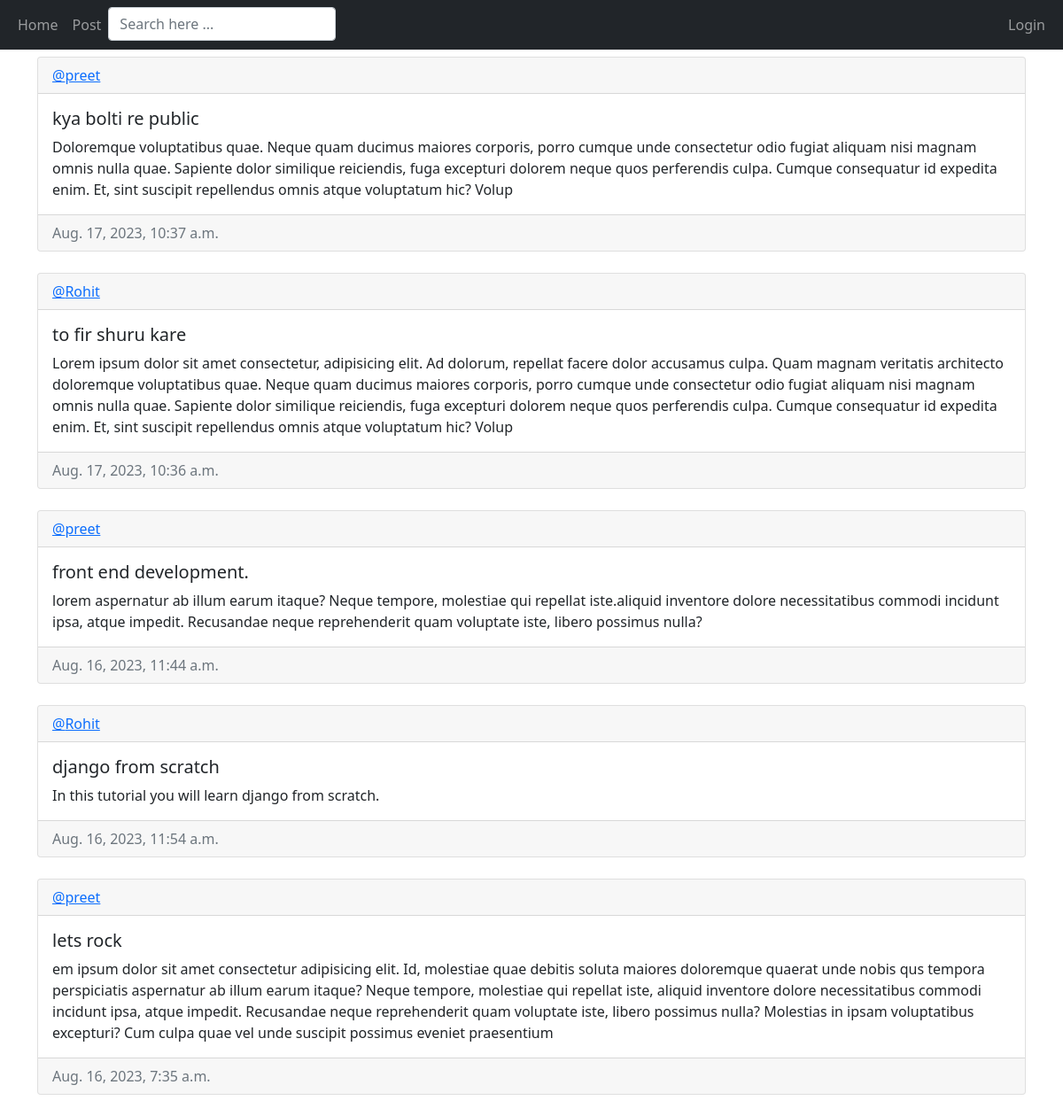
/, run on an earlier commit of the app's database.
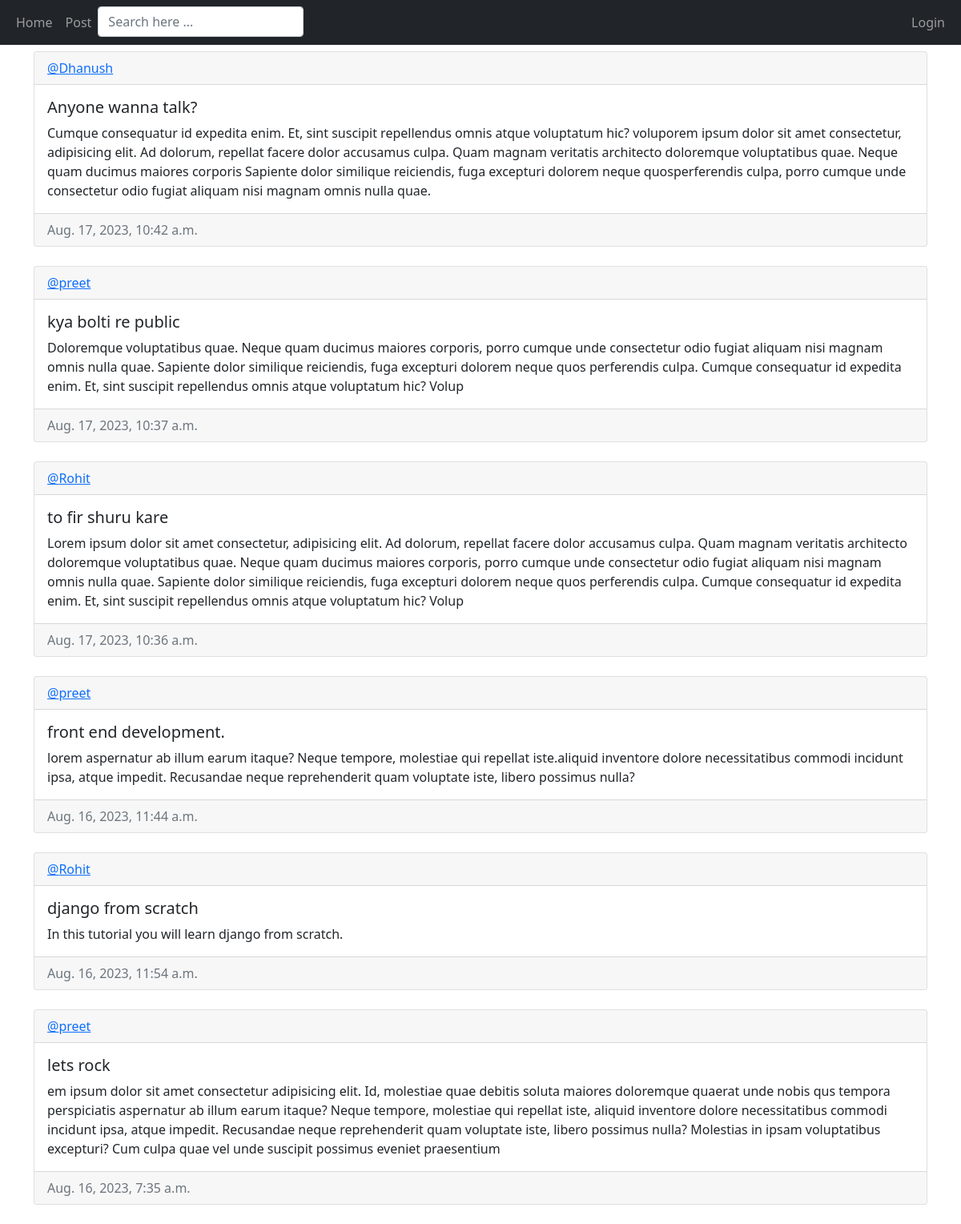
And on a later commit of the database.
### base/models.py (models this page shows, shortened)
class Post(models.Model):
    creator = models.ForeignKey(User, on_delete = models.CASCADE)
    title = models.CharField(max_length = 200)
    content = models.TextField()
    created = models.DateTimeField(auto_now_add = True)
    updated = models.DateTimeField(auto_now = True)
    class Meta:
        ordering = ["-updated","-created"]

### base/views.py (the view)
# urls.py: 2. Add a URL to urlpatterns:  path('', views.home, name='home')
def home(request):
    q= request.GET.get('q')
    q = request.GET.get('q') if q else ""
    posts = Post.objects.filter(
        Q(creator__username__icontains=q)|
        Q(title__icontains=q) |
        Q(content__icontains=q)
        )
    context = {'posts': posts}
    return render(request,'base/home.html' ,context)

### base/templates/base/home.html (shortened to what this page needs)
{% extends 'main.html' %}
{%block content %}
{% for post in posts %}
<div class="card">
    <div class="card-header">
        <a href="{% url 'profile' post.creator.id %}">@{{post.creator}} </a>
    </div>
    <div class="card-body">
        <h5 class="card-title">{{post.title}}</h5>
        <p class="card-text">{{post.content}}</p>
    </div>
    <div class="card-footer text-muted">
        {{post.created}}
    </div>
</div>
<br>
{% endfor %}
{%endblock %}

What changed in the data, as far as the page shows it:
added Post: creator "Dhanush", title "Anyone wanna talk?", content "Cumque consequatur id expedita enim. Et, sint suscipit repellendus omnis atque voluptatum hic? voluporem ipsum dolor sit amet consectetur, adipisicing elit. Ad dolorum, repellat facere dolor accusamus culpa. Quam magnam veritatis architecto doloremque voluptatibus quae. Neque quam ducimus maiores corporis Sapiente dolor similique reiciendis, fuga excepturi dolorem neque quosperferendis culpa, porro cumque unde consectetur odio fugiat aliquam nisi magnam omnis nulla quae.", created "Aug. 17, 2023, 10:42 a.m."
